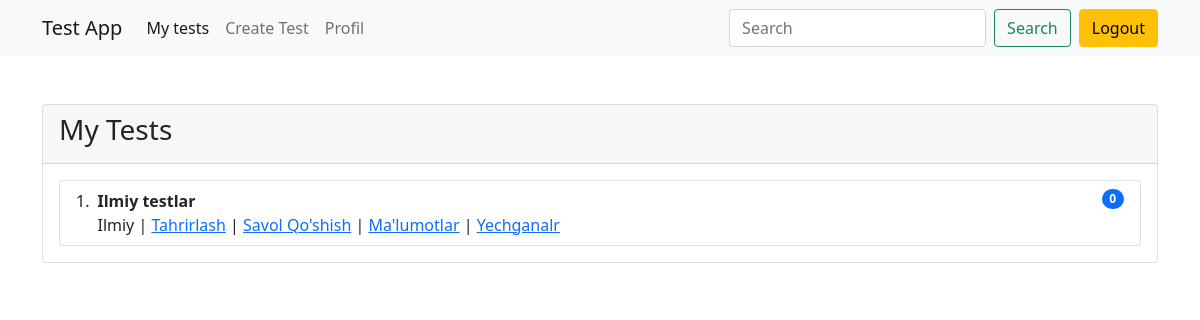
Page /my_tests/ (signed in) on the committed database.
### main/models.py (models this page shows, shortened)
class Test(models.Model):
    id = models.UUIDField(primary_key=True, default=uuid.uuid4, editable=False)
    author = models.ForeignKey(User, on_delete=models.CASCADE, verbose_name="avtor")
    category = models.ForeignKey(Category, on_delete=models.CASCADE, verbose_name="kategoriya")
    title = models.CharField(max_length=250, verbose_name="sarlavha")
    max_attemps = models.PositiveIntegerField(verbose_name="maksimum harakatlar soni")
    pass_percentage = models.PositiveIntegerField(default=60)
    start_date = models.DateTimeField(default=timezone.now, verbose_name="boshlanish sanasi")
    end_date = models.DateTimeField(default=(timezone.now()+timezone.timedelta(days=2)), verbose_name="tugatish sanasi")
    class Meta:
        verbose_name = "Test"
        verbose_name_plural = "Testlar"

class Category(models.Model):
    name = models.CharField(max_length=60, verbose_name="nomi")
    class Meta:
        verbose_name = "Kategoriya"
        verbose_name_plural = "Kategoriyalar"

### main/views.py (the view)
# urls.py: path("my_tests/", my_tests, name="my_tests"),
@login_required(login_url="login")
def my_tests(request):
    tests = Test.objects.filter(author=request.user)
    form = QuestionForm()
    return render(request, "my_tests.html", {"form":form, "tests":tests})

### main/forms.py
class QuestionForm(ModelForm):
    class Meta:
        model = Question
        fields = ["question", "answer_a", "answer_b", "answer_c", "answer_d", "true_answer"]

### templates/my_tests.html (shortened to what this page needs)
{% extends "base.html" %}
{% block content %}
    <div class="card mt-5">
        <div class="card-header">
            <h3>My Tests</h3>
        </div>
        <div class="card-body">
            <ol class="list-group list-group-numbered">
                {% for test in tests %}
                    <li class="list-group-item d-flex justify-content-between align-items-start">
                    <div class="ms-2 me-auto">
                        <div class="fw-bold">{{test.title}}</div>
                        {{test.category.name}} |
                         <a href="{% url 'update_test' test.id %}">Tahrirlash</a> |
                          <a href="{% url 'create_question' test.id %}">Savol Qo'shish</a> |
                         <a href="{% url 'detail_test' test.id %}">Ma'lumotlar</a>
                         | <a href="{% url 'results' test.id %}">Yechganalr</a>
                    </div>
                    <span class="badge bg-primary rounded-pill">{{test.questions.all.count}}</span>
                    </li>
                {% endfor %}
              </ol>
        </div>
    </div>
{% endblock content %}

### rows in the picture
Test: title "Ilmiy testlar", category.name "Ilmiy", questions.all.count "0"
